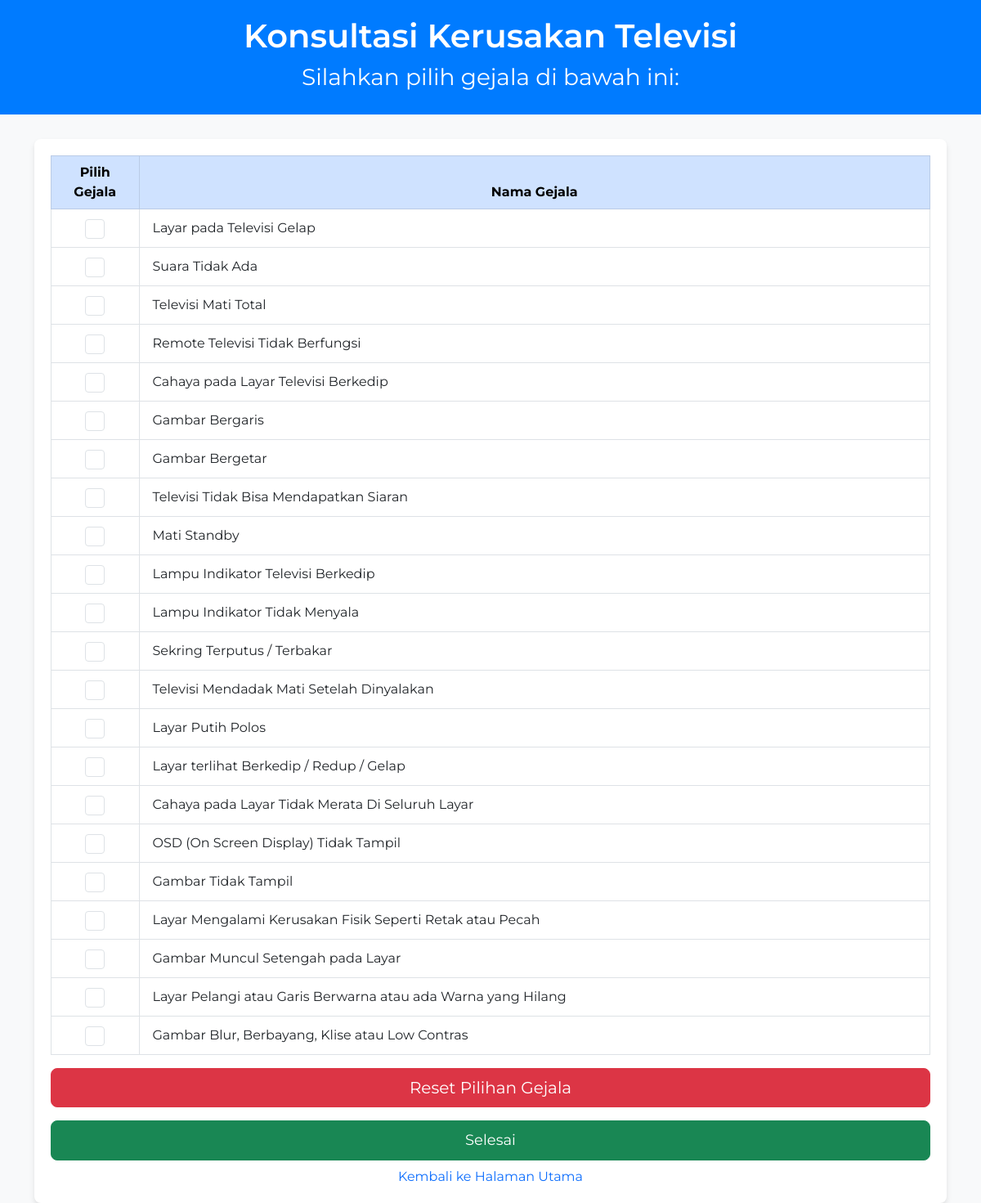
The page /konsul.php on the database its author committed.
### tables this page shows
CREATE TABLE `gejala_kerusakan` (
  `ID_GEJALA` int(11) NOT NULL,
  `NAMA_GEJALA` text DEFAULT NULL
);

### koneksi.php (called while the page is built, shortened)
<?php
class koneksi
{
  private $_host = 'localhost';
  private $_username = 'root';
  private $_password = '';
  private $_database = 'kerusakan_televisi';
  public function __construct()
  {
    $this->conn = new mysqli($this->_host, $this->_username, $this->_password, $this->_database);
  }
}
?>

### crud_tvRev.php (called while the page is built, shortened)
<?php
include 'koneksi.php';
class Crud extends koneksi
{
    public function readGejala()
    {
        $sql = "SELECT * FROM gejala_kerusakan";
        $result = $this->conn->query($sql);
        $rows = [];
        while ($row = $result->fetch_assoc()) {
            $rows[] = $row;
        }
        return $rows;
    }
}

### konsul.php (the view, shortened to what this page needs)
<?php
include_once 'crud_tvRev.php';
$crud = new Crud;
$arrayName = $crud->readGejala(); ?>
<!DOCTYPE html>
<html>
<head>
    <link href="https://cdn.jsdelivr.net/npm/bootstrap@5.3.0/dist/css/bootstrap.min.css" rel="stylesheet">
</head>
<body>
    <div class="header">
        <h1>Konsultasi Kerusakan Televisi</h1>
        <h3>Silahkan pilih gejala di bawah ini:</h3>
    </div>
    <div class="container mt-4">
        <div class="table-container">
            <form method="POST" action="Archive\hasil_konsulRev2.php">
                <table class="table table-hover table-bordered align-middle text-center">
                    <thead class="table-primary">
                        <tr>
                            <th scope="col" style="width: 10%;">Pilih Gejala</th>
                            <th scope="col">Nama Gejala</th>
                        </tr>
                    </thead>
                    <tbody>
                        <?php foreach ($arrayName as $r) { ?>
                            <tr>
                                <td>
                                    <div class="form-check d-flex justify-content-center">
                                        <input class="form-check-input" id="gejala<?php echo $r['ID_GEJALA']; ?>" name="gejala[]" type="checkbox" value="<?php echo $r['ID_GEJALA']; ?>" style="width: 1.5em; height:1.5em;">
                                    </div>
                                </td>
                                <td class="text-start ps-3"><?php echo $r["NAMA_GEJALA"]; ?></td>
                            </tr>
                        <?php } ?>
                    </tbody>
                </table>
                <div class="d-grid gap-2 mt-3">
                    <button class="btn btn-danger btn-lg" type="reset">Reset Pilihan Gejala</button>
                </div>
                <div class="d-grid gap-2 mt-3">
                    <button class="btn btn-success btn-lg" type="submit" name="submit">Selesai</button>
                </div>
                <a class="back-link text-decoration-none text-primary mt-2" href="index.php">Kembali ke Halaman Utama</a>
            </form>
        </div>
    </div>
</body>
</html>

### konsul.php (style rules this page uses)
body { font-family: 'Montserrat', sans-serif; background-color: #f8f9fa; }
.header { background-color: #007bff; color: white; padding: 20px 0; text-align: center; }
.header h1 { margin: 0; font-weight: 600; }
.header h3 { margin-top: 10px; font-weight: 400; }
.table-container { margin-top: 30px; background: white; padding: 20px; border-radius: 8px; box-shadow: 0 4px 6px rgba(0, 0, 0, 0.1); }
.btn-success { font-size: 18px; padding: 10px; }
.back-link { display: block; margin-top: 15px; text-align: center; }

### rows shown on the page
gejala_kerusakan: NAMA_GEJALA "Layar pada Televisi Gelap"
gejala_kerusakan: NAMA_GEJALA "Suara Tidak Ada"
gejala_kerusakan: NAMA_GEJALA "Televisi Mati Total"
gejala_kerusakan: NAMA_GEJALA "Remote Televisi Tidak Berfungsi"
gejala_kerusakan: NAMA_GEJALA "Cahaya pada Layar Televisi Berkedip"
gejala_kerusakan: NAMA_GEJALA "Gambar Bergaris"
gejala_kerusakan: NAMA_GEJALA "Gambar Bergetar"
gejala_kerusakan: NAMA_GEJALA "Televisi Tidak Bisa Mendapatkan Siaran"
gejala_kerusakan: NAMA_GEJALA "Mati Standby"
gejala_kerusakan: NAMA_GEJALA "Lampu Indikator Televisi Berkedip"
gejala_kerusakan: NAMA_GEJALA "Lampu Indikator Tidak Menyala"
gejala_kerusakan: NAMA_GEJALA "Sekring Terputus / Terbakar"
gejala_kerusakan: NAMA_GEJALA "Televisi Mendadak Mati Setelah Dinyalakan"
gejala_kerusakan: NAMA_GEJALA "Layar Putih Polos"
gejala_kerusakan: NAMA_GEJALA "Layar terlihat Berkedip / Redup / Gelap"
gejala_kerusakan: NAMA_GEJALA "Cahaya pada Layar Tidak Merata Di Seluruh Layar"
gejala_kerusakan: NAMA_GEJALA "OSD (On Screen Display) Tidak Tampil"
gejala_kerusakan: NAMA_GEJALA "Gambar Tidak Tampil"
gejala_kerusakan: NAMA_GEJALA "Layar Mengalami Kerusakan Fisik Seperti Retak atau Pecah"
gejala_kerusakan: NAMA_GEJALA "Gambar Muncul Setengah pada Layar"
gejala_kerusakan: NAMA_GEJALA "Layar Pelangi atau Garis Berwarna atau ada Warna yang Hilang"
gejala_kerusakan: NAMA_GEJALA "Gambar Blur, Berbayang, Klise atau Low Contras"
